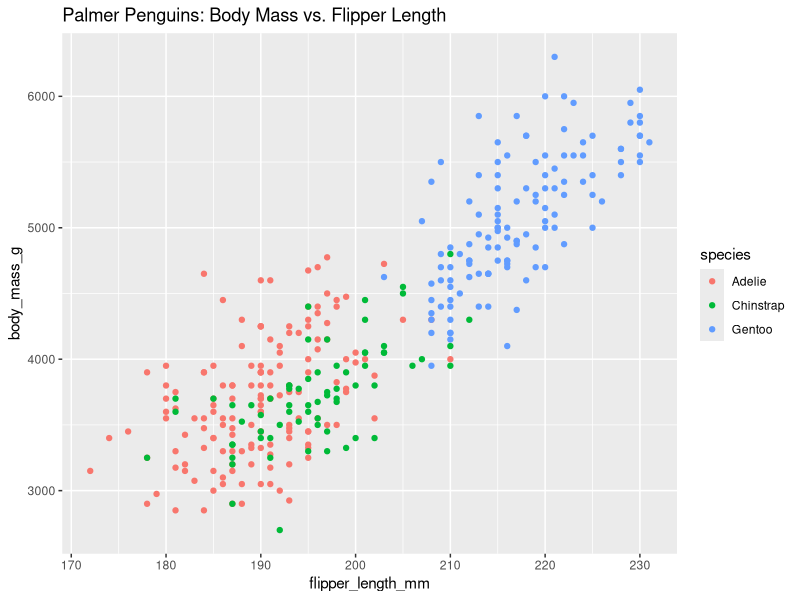
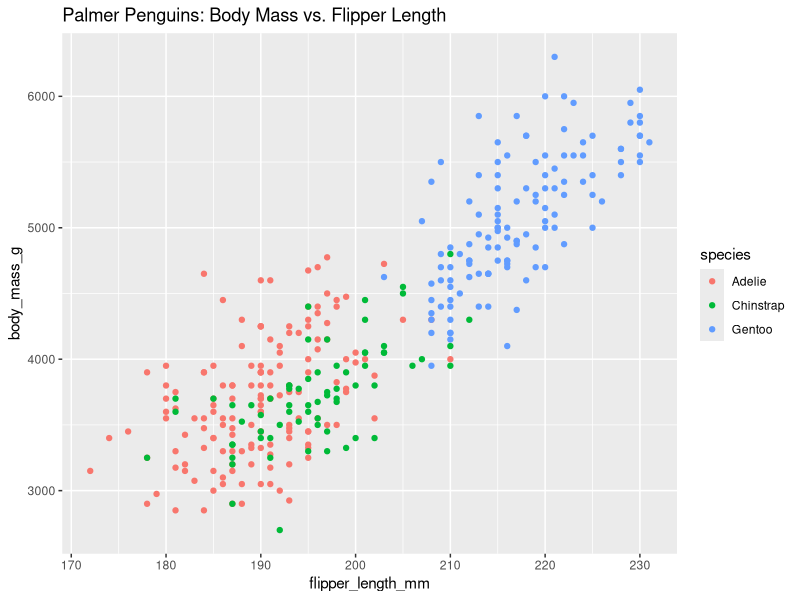

Here is the R script that generated these plots, in order:
#load ggplot and palmerpenguins
library(ggplot2)
library(palmerpenguins)

#starting plot
ggplot(data=penguins)+
  geom_point(mapping=aes(x=flipper_length_mm,y=body_mass_g, color = species)) + 
  labs(title="Palmer Penguins: Body Mass vs. Flipper Length")

#Export - use the export menu in the plots window on the right.

#ggsave - will save the last plot you made.
ggsave("Three Penguin Species.png")